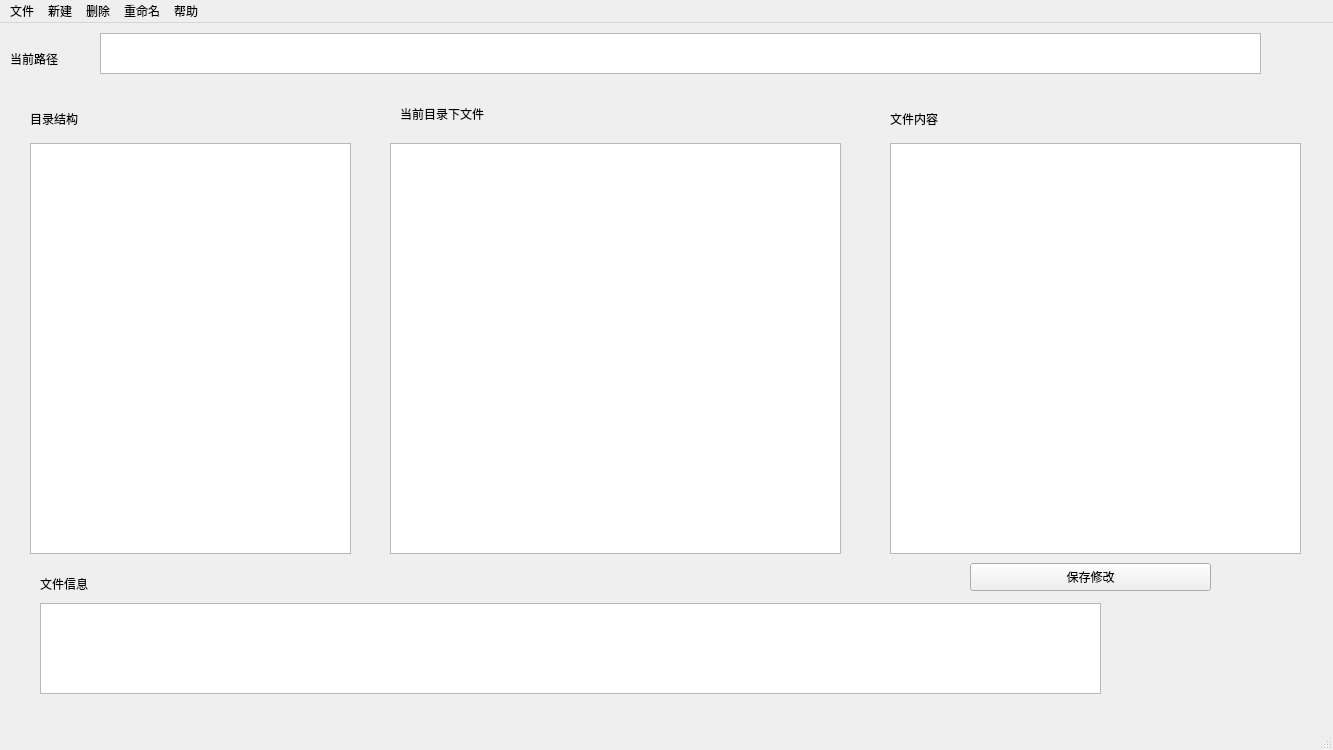
<?xml version="1.0" encoding="UTF-8"?>
<ui version="4.0">
 <class>MainWindow</class>
 <widget class="QMainWindow" name="MainWindow">
  <property name="geometry">
   <rect>
    <x>0</x>
    <y>0</y>
    <width>1333</width>
    <height>750</height>
   </rect>
  </property>
  <property name="windowTitle">
   <string>2153678 林怀加 FileManagement</string>
  </property>
  <widget class="QWidget" name="centralwidget">
   <widget class="QLabel" name="label">
    <property name="geometry">
     <rect>
      <x>10</x>
      <y>20</y>
      <width>81</width>
      <height>31</height>
     </rect>
    </property>
    <property name="text">
     <string>当前路径</string>
    </property>
   </widget>
   <widget class="QTextBrowser" name="CurDir">
    <property name="geometry">
     <rect>
      <x>100</x>
      <y>10</y>
      <width>1161</width>
      <height>41</height>
     </rect>
    </property>
   </widget>
   <widget class="QTreeView" name="treeView">
    <property name="geometry">
     <rect>
      <x>30</x>
      <y>120</y>
      <width>321</width>
      <height>411</height>
     </rect>
    </property>
    <attribute name="headerVisible">
     <bool>false</bool>
    </attribute>
   </widget>
   <widget class="QLabel" name="label_2">
    <property name="geometry">
     <rect>
      <x>890</x>
      <y>80</y>
      <width>181</width>
      <height>31</height>
     </rect>
    </property>
    <property name="text">
     <string>文件内容</string>
    </property>
   </widget>
   <widget class="QLabel" name="label_3">
    <property name="geometry">
     <rect>
      <x>40</x>
      <y>550</y>
      <width>601</width>
      <height>21</height>
     </rect>
    </property>
    <property name="text">
     <string>文件信息</string>
    </property>
   </widget>
   <widget class="QTextBrowser" name="textBrowser_3">
    <property name="geometry">
     <rect>
      <x>40</x>
      <y>580</y>
      <width>1061</width>
      <height>91</height>
     </rect>
    </property>
   </widget>
   <widget class="QPushButton" name="SaveFile">
    <property name="geometry">
     <rect>
      <x>970</x>
      <y>540</y>
      <width>241</width>
      <height>28</height>
     </rect>
    </property>
    <property name="text">
     <string>保存修改</string>
    </property>
   </widget>
   <widget class="QLabel" name="label_4">
    <property name="geometry">
     <rect>
      <x>30</x>
      <y>80</y>
      <width>261</width>
      <height>31</height>
     </rect>
    </property>
    <property name="text">
     <string>目录结构</string>
    </property>
   </widget>
   <widget class="QLabel" name="label_5">
    <property name="geometry">
     <rect>
      <x>400</x>
      <y>75</y>
      <width>311</width>
      <height>31</height>
     </rect>
    </property>
    <property name="text">
     <string>当前目录下文件</string>
    </property>
   </widget>
   <widget class="QPlainTextEdit" name="filecontent">
    <property name="geometry">
     <rect>
      <x>890</x>
      <y>120</y>
      <width>411</width>
      <height>411</height>
     </rect>
    </property>
   </widget>
   <widget class="QListView" name="CurDirAllNode">
    <property name="geometry">
     <rect>
      <x>390</x>
      <y>120</y>
      <width>451</width>
      <height>411</height>
     </rect>
    </property>
   </widget>
  </widget>
  <widget class="QMenuBar" name="menubar">
   <property name="geometry">
    <rect>
     <x>0</x>
     <y>0</y>
     <width>1333</width>
     <height>26</height>
    </rect>
   </property>
   <widget class="QMenu" name="menu">
    <property name="title">
     <string>文件</string>
    </property>
    <addaction name="FormatFileSystem"/>
    <addaction name="Save_System_Status"/>
   </widget>
   <widget class="QMenu" name="menu_2">
    <property name="title">
     <string>新建</string>
    </property>
    <addaction name="CreateDir"/>
    <addaction name="CreateFile"/>
   </widget>
   <widget class="QMenu" name="menu_3">
    <property name="title">
     <string>删除</string>
    </property>
    <addaction name="DeleteDir"/>
    <addaction name="DeleteFile"/>
   </widget>
   <widget class="QMenu" name="menu_4">
    <property name="title">
     <string>重命名</string>
    </property>
    <addaction name="RenameDir"/>
    <addaction name="RenameFile"/>
   </widget>
   <widget class="QMenu" name="menu_5">
    <property name="title">
     <string>帮助</string>
    </property>
    <addaction name="actionAbout"/>
    <addaction name="actionHelp"/>
    <addaction name="actionaddition"/>
   </widget>
   <addaction name="menu"/>
   <addaction name="menu_2"/>
   <addaction name="menu_3"/>
   <addaction name="menu_4"/>
   <addaction name="menu_5"/>
  </widget>
  <widget class="QStatusBar" name="statusbar"/>
  <action name="FormatFileSystem">
   <property name="text">
    <string>格式化</string>
   </property>
  </action>
  <action name="Save_System_Status">
   <property name="text">
    <string>保存文件系统状态</string>
   </property>
  </action>
  <action name="CreateDir">
   <property name="text">
    <string>新建文件夹</string>
   </property>
  </action>
  <action name="CreateFile">
   <property name="text">
    <string>新建文件</string>
   </property>
  </action>
  <action name="DeleteDir">
   <property name="text">
    <string>删除文件夹</string>
   </property>
  </action>
  <action name="DeleteFile">
   <property name="text">
    <string>删除文件</string>
   </property>
  </action>
  <action name="RenameDir">
   <property name="text">
    <string>重命名文件夹</string>
   </property>
  </action>
  <action name="RenameFile">
   <property name="text">
    <string>重命名文件</string>
   </property>
  </action>
  <action name="actionAbout">
   <property name="text">
    <string>关于</string>
   </property>
  </action>
  <action name="actionHelp">
   <property name="text">
    <string>帮助</string>
   </property>
  </action>
  <action name="actionaddition">
   <property name="text">
    <string>彩蛋</string>
   </property>
  </action>
 </widget>
 <resources/>
 <connections/>
</ui>
